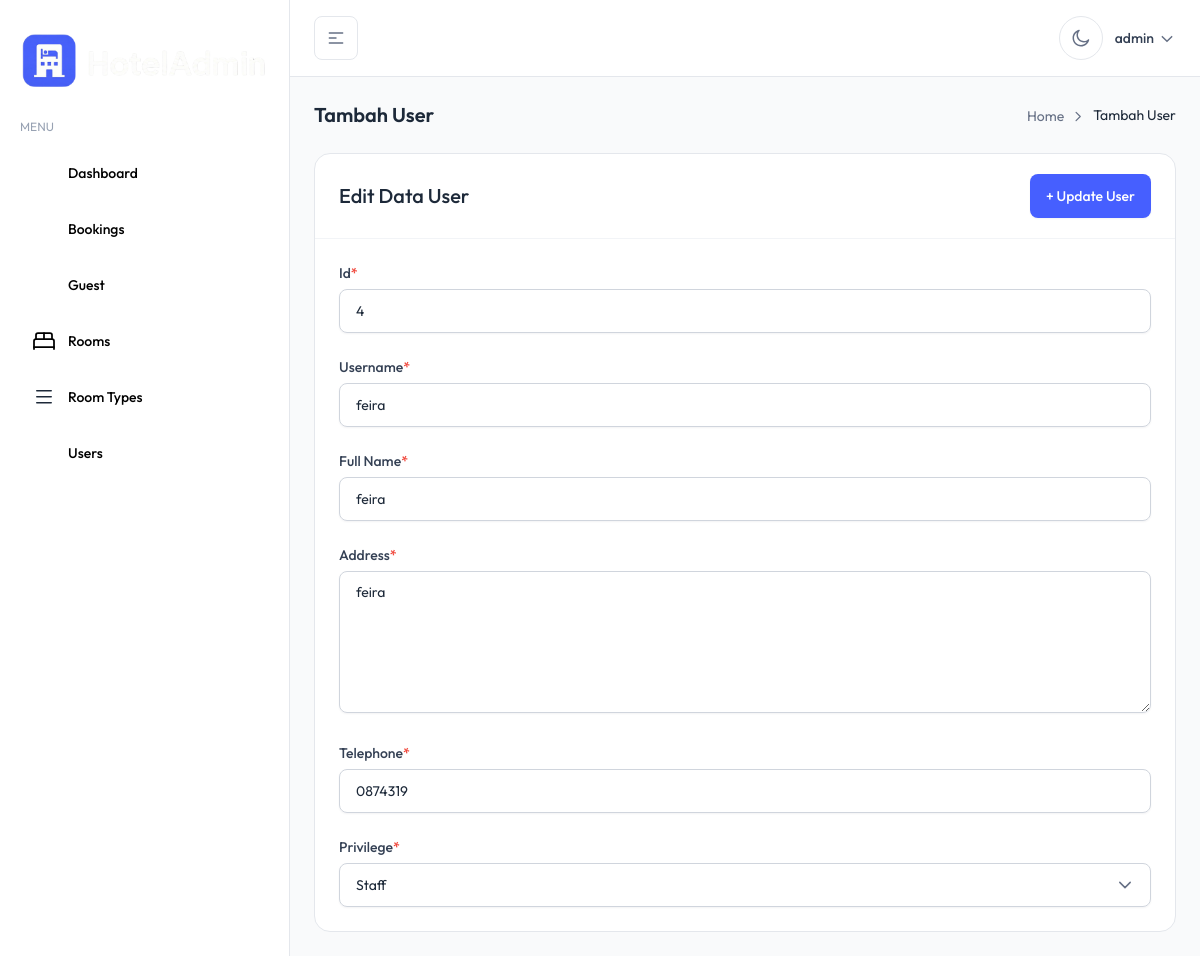
The page /user/edit-user.php?id=4 (signed in) on the database its author committed.
### tables this page shows
CREATE TABLE `users` (
  `user_id` int(11) NOT NULL,
  `username` varchar(30) NOT NULL,
  `fullname` varchar(150) NOT NULL,
  `password` varchar(256) NOT NULL,
  `address` varchar(100) NOT NULL,
  `telephone` varchar(15) NOT NULL,
  `privilege` enum('Admin','Staff') NOT NULL DEFAULT 'Staff'
);

### config/function.php (called while the page is built, shortened)
<?php
function getData($sql){
    global $koneksi;
    $result = mysqli_query($koneksi, $sql);
    $rows = [];
    while ($row = mysqli_fetch_assoc($result)){
        $rows[] = $row;
    }
    return $rows;
}
?>

### module/mode-user.php (called while the page is built, shortened)
<?php
function selectUser2($level)
{
    $result = null;
    if ($level === 'Staff') {
        $result = "selected";
    }
    return $result;
}
?>

### user/edit-user.php (the view, shortened to what this page needs)
<?php
require_once '../config/config.php';
require_once '../config/function.php';
require_once '../module/mode-user.php';
include_once '../template/header.php';
include_once '../template/sidebar.php';
include_once '../template/navbar.php';
$user_id = $_GET['id'];
$sqlEdit = "SELECT * FROM users WHERE user_id = $user_id";
$user = getData($sqlEdit)[0];
$privilege = $user['privilege'];
?>
<main>
    <div class="mx-auto max-w-(--breakpoint-2xl) p-4 md:p-6">
        <div x-data="{ pageName: `Tambah User`}">
            <?php require_once '../template/partials/breadcrumb.php'; ?>
        </div>
        <div class="rounded-2xl border border-gray-200 bg-white dark:border-gray-800 dark:bg-white/[0.03]">
            <form action="" method="post">
                <div class="flex justify-between items-center px-5 py-4 sm:px-6 sm:py-5">
                    <h3 class="text-xl font-medium text-gray-800 dark:text-white/90">
                        Edit Data User
                    </h3>
                    <div class="flex gap-2">
                        <button type="submit" name="update"
                            class="inline-flex items-center gap-2 px-4 py-3 text-sm font-medium text-white transition rounded-lg bg-brand-500 shadow-theme-xs hover:bg-brand-600">
                            + Update User
                        </button>
                    </div>
                </div>
                <div class="space-y-6 border-t border-gray-100 p-5 sm:p-6 dark:border-gray-800">
                    <div>
                        <label class="mb-1.5 block text-sm font-medium text-gray-700 dark:text-gray-400">
                            Id<span class="text-error-500">*</span>
                        </label>
                        <input type="text" name="id" value="<?= $user['user_id'] ?>" readonly
                            class="dark:bg-dark-900 shadow-theme-xs focus:border-brand-300 focus:ring-brand-500/10 dark:focus:border-brand-800 h-11 w-full rounded-lg border border-gray-300 bg-transparent px-4 py-2.5 text-sm text-gray-800 focus:ring-3 focus:outline-hidden dark:border-gray-700 dark:bg-gray-900 dark:text-white/90" />
                    </div>
                    <div>
                        <label class="mb-1.5 block text-sm font-medium text-gray-700 dark:text-gray-400">
                            Username<span class="text-error-500">*</span>
                        </label>
                        <input type="text" name="username" value="<?= $user['username'] ?>"
                            class="dark:bg-dark-900 shadow-theme-xs focus:border-brand-300 focus:ring-brand-500/10 dark:focus:border-brand-800 h-11 w-full rounded-lg border border-gray-300 bg-transparent px-4 py-2.5 text-sm text-gray-800 focus:ring-3 focus:outline-hidden dark:border-gray-700 dark:bg-gray-900 dark:text-white/90" />
                    </div>
                    <div>
                        <label class="mb-1.5 block text-sm font-medium text-gray-700 dark:text-gray-400">
                            Full Name<span class="text-error-500">*</span>
                        </label>
                        <input type="text" name="fullname" value="<?= $user['fullname'] ?>"
                            class="dark:bg-dark-900 shadow-theme-xs focus:border-brand-300 focus:ring-brand-500/10 dark:focus:border-brand-800 h-11 w-full rounded-lg border border-gray-300 bg-transparent px-4 py-2.5 text-sm text-gray-800 focus:ring-3 focus:outline-hidden dark:border-gray-700 dark:bg-gray-900 dark:text-white/90" />
                    </div>
                    <div>
                        <label class="mb-1.5 block text-sm font-medium text-gray-700 dark:text-gray-400">
                            Address<span class="text-error-500">*</span>
                        </label>
                        <textarea name="address" rows="6"
                            class="dark:bg-dark-900 shadow-theme-xs focus:border-brand-300 focus:ring-brand-500/10 dark:focus:border-brand-800 w-full rounded-lg border border-gray-300 bg-transparent px-4 py-2.5 text-sm text-gray-800 focus:ring-3 focus:outline-hidden dark:border-gray-700 dark:bg-gray-900 dark:text-white/90"><?= $user['address'] ?></textarea>
                    </div>
                    <div>
                        <label class="mb-1.5 block text-sm font-medium text-gray-700 dark:text-gray-400">
                            Telephone<span class="text-error-500">*</span>
                        </label>
                        <input name="telephone" type="text" oninput="validateNumericInput(this)"
                            value="<?= $user['telephone'] ?>"
                            class="dark:bg-dark-900 shadow-theme-xs focus:border-brand-300 focus:ring-brand-500/10 dark:focus:border-brand-800 h-11 w-full rounded-lg border border-gray-300 bg-transparent px-4 py-2.5 text-sm text-gray-800 focus:ring-3 focus:outline-hidden dark:border-gray-700 dark:bg-gray-900 dark:text-white/90 " />
                    </div>
                    <div>
                        <label class="mb-1.5 block text-sm font-medium text-gray-700 dark:text-gray-400">
                            Privilege<span class="text-error-500">*</span>
                        </label>
                        <div x-data="{ isOptionSelected: false }" class="relative z-20 bg-transparent">
                            <select name="privilege"
                                class="dark:bg-dark-900 shadow-theme-xs focus:border-brand-300 focus:ring-brand-500/10 dark:focus:border-brand-800 h-11 w-full appearance-none rounded-lg border border-gray-300 bg-transparent bg-none px-4 py-2.5 pr-11 text-sm text-gray-800 focus:ring-3 focus:outline-hidden dark:border-gray-700 dark:bg-gray-900 dark:text-white/90"
                                :class="isOptionSelected && 'text-gray-800 dark:text-white/90'"
                                @change="isOptionSelected = true">
                                <option value="Staff" class="text-gray-700 dark:bg-gray-900 dark:text-gray-400"
                                    <?= selectUser2($privilege) ?>>
                                    Staff
                                </option>
                            </select>
                            <span
                                class="pointer-events-none absolute top-1/2 right-4 z-30 -translate-y-1/2 text-gray-500 dark:text-gray-400">
                                <svg class="stroke-current" width="20" height="20" viewBox="0 0 20 20" fill="none"
                                    xmlns="http://www.w3.org/2000/svg">
                                    <path d="M4.79175 7.396L10.0001 12.6043L15.2084 7.396" stroke="" stroke-width="1.5"
                                        stroke-linecap="round" stroke-linejoin="round" />
                                </svg>
                            </span>
                        </div>
                    </div>
                </div>
            </form>
        </div>
    </div>
</main>
<?php include_once '../template/footer.php'; ?>

### rows shown on the page
users: id "4", username "feira", fullname "feira", address "feira", telephone "0874319"

### other values the page prints
$_SESSION['ssUserHotel'] "admin"
